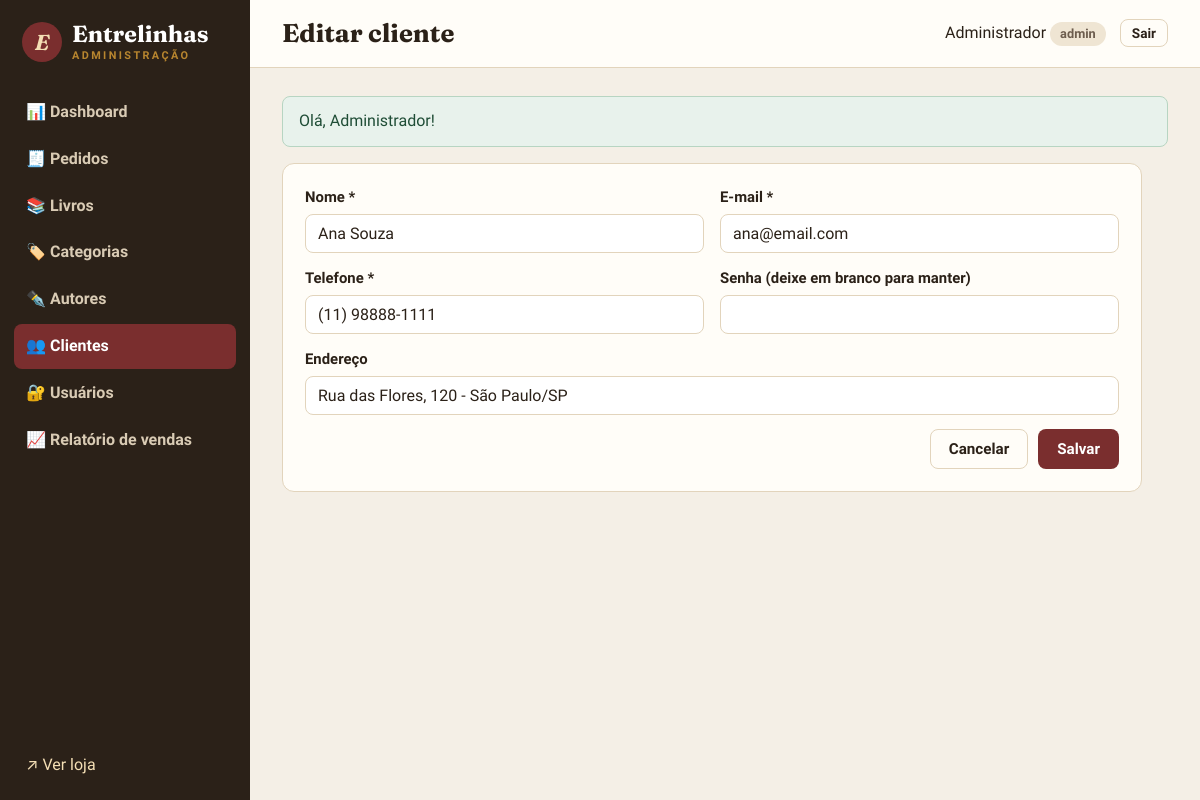
The app's page /admin/clientes/1/editar (signed in) with its own data.
### tables this page shows
CREATE TABLE clientes (
    id          INT UNSIGNED AUTO_INCREMENT PRIMARY KEY,
    nome        VARCHAR(100) NOT NULL,
    email       VARCHAR(150) NOT NULL UNIQUE,
    telefone    VARCHAR(20)  NOT NULL,
    senha       VARCHAR(255) NOT NULL,
    endereco    VARCHAR(255) NULL,
    criado_em   DATETIME NOT NULL DEFAULT CURRENT_TIMESTAMP
);

### app/Core/Controller.php (called while the page is built, shortened)
<?php
class Controller
{
    public function render(string $view, array $dados = [], string $layout = 'public'): void
    {
        extract($dados);
        require APP_PATH . "/Views/{$view}.php";
    }
    protected function renderAdmin(string $view, array $dados = []): void
    {
        $this->render('admin/' . $view, $dados, 'admin');
    }
}

### app/Controllers/Admin/ClienteController.php (called while the page is built, shortened)
<?php
class ClienteController extends Controller
{
    private Cliente $model;
    public function __construct()
    {
        $this->model = new Cliente();
    }
    public function edit(int $id): void
    {
        $cliente = $this->model->find($id) ?? $this->naoEncontrado();
        $this->renderAdmin('clientes/form', ['titulo' => 'Editar cliente', 'cliente' => $cliente]);
    }
}

### public/index.php (called while the page is built, shortened)
<?php
require dirname(__DIR__) . '/app/bootstrap.php';
$router = new App\Core\Router();
$router->dispatch($_SERVER['REQUEST_URI'], $_SERVER['REQUEST_METHOD']);

### app/bootstrap.php (called while the page is built, shortened)
<?php
spl_autoload_register(function (string $classe): void {
    $prefixo = 'App\\';
    $relativo = str_replace('\\', '/', substr($classe, strlen($prefixo)));
    $arquivo = APP_PATH . '/' . $relativo . '.php';
});
require APP_PATH . '/helpers.php';

### app/Core/Database.php (called while the page is built, shortened)
<?php
class Database
{
    private static ?PDO $conexao = null;
    private static array $config = [];
    public static function configure(array $config): void
    {
        self::$config = $config;
    }
    public static function getConnection(): PDO
    {
        if (self::$conexao === null) {
            $c = self::$config;
            $dsn = "mysql:host={$c['host']};port={$c['port']};dbname={$c['name']};charset={$c['charset']}";
            try {
                self::$conexao = new PDO($dsn, $c['user'], $c['pass'], [
                    PDO::ATTR_ERRMODE => PDO::ERRMODE_EXCEPTION,
                    PDO::ATTR_DEFAULT_FETCH_MODE => PDO::FETCH_ASSOC,
                    PDO::ATTR_EMULATE_PREPARES => false,
                ]);
            } catch (PDOException $e) {
                http_response_code(500);
                exit('<h1>Erro ao conectar ao banco de dados</h1><p>Verifique se o container MySQL está rodando '
                    . '(<code>docker compose up -d db</code>).</p><pre>' . htmlspecialchars($e->getMessage()) . '</pre>');
            }
        }
        return self::$conexao;
    }
}

### app/Core/Model.php (called while the page is built, shortened)
<?php
abstract class Model
{
    protected PDO $db;
    protected string $tabela;
    public function __construct()
    {
        $this->db = Database::getConnection();
    }
    public function find(int $id): ?array
    {
        $stmt = $this->db->prepare("SELECT * FROM {$this->tabela} WHERE id = :id");
        $stmt->execute(['id' => $id]);
        return $stmt->fetch() ?: null;
    }
}

### app/helpers.php (called while the page is built, shortened)
<?php
function e(mixed $valor): string
{
    return htmlspecialchars((string) ($valor ?? ''), ENT_QUOTES, 'UTF-8');
}
function base_path(): string
{
    $dir = str_replace('\\', '/', dirname($_SERVER['SCRIPT_NAME'] ?? '/'));
    return rtrim($dir, '/');
}
function url(string $caminho = ''): string
{
    return base_path() . '/' . ltrim($caminho, '/');
}
function old(string $campo, mixed $padrao = ''): mixed
{
    return $_SESSION['old'][$campo] ?? $padrao;
}

### app/Views/admin/clientes/form.php (the view, shortened to what this page needs)
<?php $acao = $cliente ? "admin/clientes/{$cliente['id']}/atualizar" : 'admin/clientes/salvar'; ?>
<form action="<?= url($acao) ?>" method="post" class="painel form-admin" data-validar novalidate>
    <div class="linha-campos">
        <label>Nome *
            <input type="text" name="nome" value="<?= e(old('nome', $cliente['nome'] ?? '')) ?>" required minlength="3" maxlength="100">
        </label>
        <label>E-mail *
            <input type="email" name="email" value="<?= e(old('email', $cliente['email'] ?? '')) ?>" required maxlength="150">
        </label>
    </div>
    <div class="linha-campos">
        <label>Telefone *
            <input type="tel" name="telefone" value="<?= e(old('telefone', $cliente['telefone'] ?? '')) ?>" required
                   data-mascara="telefone" pattern="\(\d{2}\) \d{4,5}-\d{4}" placeholder="(11) 99999-9999">
        </label>
        <label>Senha <?= $cliente ? '(deixe em branco para manter)' : '*' ?>
            <input type="password" name="senha" minlength="6" <?= $cliente ? '' : 'required' ?>>
        </label>
    </div>
    <label>Endereço
        <input type="text" name="endereco" value="<?= e(old('endereco', $cliente['endereco'] ?? '')) ?>" maxlength="255">
    </label>
    <div class="form-botoes">
        <a href="<?= url('admin/clientes') ?>" class="btn btn-contorno">Cancelar</a>
        <button class="btn btn-primario">Salvar</button>
    </div>
</form>

### app/Core/Router.php (shortened to what this page needs)
<?php
class Router
{
    private array $rotas = [];
    private function add(string $metodo, string $caminho, array $acao): void
    {
        $regex = preg_replace('#\{(\w+)\}#', '(?P<$1>\d+)', rtrim($caminho, '/') ?: '/');
        $this->rotas[$metodo]['#^' . $regex . '$#'] = $acao;
    }
    public function dispatch(string $uri, string $metodo): void
    {
        $caminho = parse_url($uri, PHP_URL_PATH) ?? '/';
        $caminho = rtrim($caminho, '/') ?: '/';
        foreach ($this->rotas[$metodo] ?? [] as $regex => [$controller, $acao]) {
            if (preg_match($regex, $caminho, $m)) {
                $params = array_map('intval', array_filter($m, 'is_string', ARRAY_FILTER_USE_KEY));
                (new $controller())->$acao(...array_values($params));
                return;
            }
        }
    }
}

### public/assets/css/style.css (style rules this page uses)
:root { --papel: #f7f1e6; --papel-escuro: #efe5d3; --cartao: #fffdf8; --tinta: #2b2118; --tinta-suave: #6d5d4e; --borda: #e2d4bc; --vinho: #7a2e2e; --vinho-escuro: #5e2121; --verde: #2f5d50; --ouro: #b8862f; --perigo: #b33a3a; --sombra: 0 1px 2px rgba(43, 33, 24, .06), 0 6px 18px rgba(43, 33, 24, .07); --raio: 10px; --serif: 'Fraunces', Georgia, 'Times New Roman', serif; --sans: 'Source Sans 3', system-ui, -apple-system, 'Segoe UI', sans-serif; }
* { box-sizing: border-box; }
body { margin: 0; font-family: var(--sans); font-size: 16px; line-height: 1.55; color: var(--tinta); background: var(--papel); }
a { color: var(--vinho); text-decoration: none; }
.btn { display: inline-flex; align-items: center; justify-content: center; gap: 6px; padding: 10px 18px; border-radius: 8px; border: 1.5px solid transparent; font: 600 .95rem var(--sans); cursor: pointer; text-decoration: none !important; transition: background .15s, color .15s, transform .1s; }
.btn-primario { background: var(--vinho); color: #fff; }
.btn-contorno { background: transparent; border-color: var(--borda); color: var(--tinta); }
label { display: flex; flex-direction: column; gap: 5px; font-weight: 600; font-size: .93rem; margin-bottom: 14px; }
input, select, textarea { font: 400 1rem var(--sans); padding: 9px 12px; border: 1.5px solid var(--borda); border-radius: 8px; background: #fff; color: var(--tinta); width: 100%; }
.linha-campos { display: grid; grid-template-columns: 1fr 1fr; gap: 0 16px; }
body.admin { display: grid; grid-template-columns: 250px 1fr; min-height: 100vh; background: #f4efe6; }
.painel { background: var(--cartao); border: 1px solid var(--borda); border-radius: 12px; padding: 22px; margin-bottom: 22px; }
.form-admin { max-width: 860px; }
.form-botoes { display: flex; justify-content: flex-end; gap: 10px; margin-top: 8px; grid-column: 1 / -1; }

### records on screen
clientes: nome "Ana Souza", email "ana@email.com", telefone "(11) 98888-1111", endereco "Rua das Flores, 120 - São Paulo/SP"

### other values on screen
$f['mensagem'] "Olá, Administrador!"
